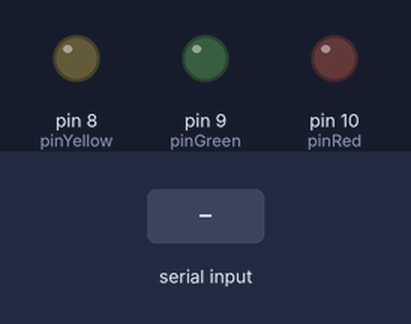
This sketch was run on a simulated Arduino Uno, built with avr-gcc and run on an emulated ATmega328P. Parts: output pins drawn as LEDs (lit = HIGH). The inputs (shaded band) are chosen by the test bench. What the sketch prints to the serial monitor is not drawn.

Above: at 1.2 s.
1.3 s: "l" received over Serial
At 2.7 s:
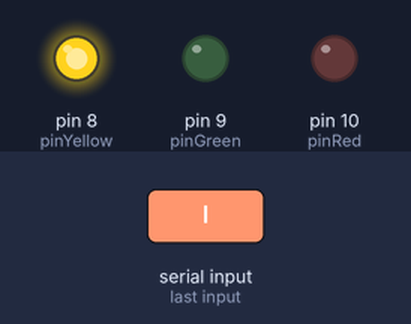
7.3 s: "m" received over Serial
At 9.6 s:
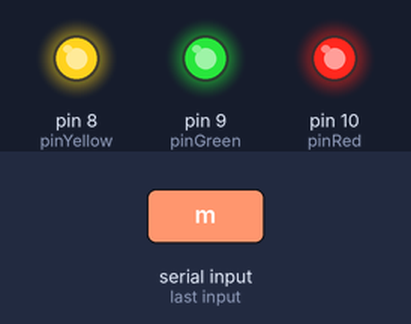
10.3 s: "d" received over Serial
At 11.0 s:
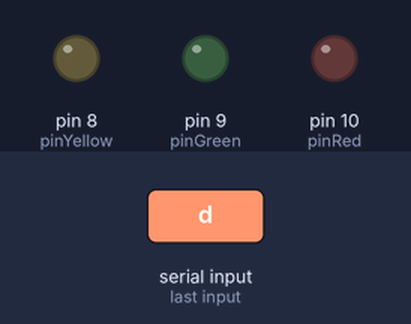
Timing chart, 0 to 13.3 s (numbered marks = the images above; inputs shaded):
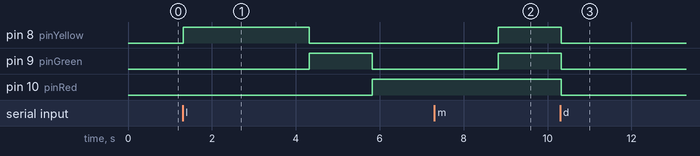

The sketch:

if_else.ino
```cpp
int pinRed = 10;
int pinGreen = 9;
int pinYellow = 8;

void setup() {
  // put your setup code here, to run once:
  Serial.begin(9600);
  pinMode(pinYellow, OUTPUT);
  pinMode(pinGreen, OUTPUT);
  pinMode(pinRed, OUTPUT);
}

void loop() {
  // put your main code here, to run repeatedly:
  char info = Serial.read();

  Serial.print("I received:");
  Serial.println(info);
  Serial.write(info);

  if (info == 'l') {
    digitalWrite(pinYellow, HIGH);
    digitalWrite(pinGreen, LOW);
    digitalWrite(pinRed, LOW);
    delay(3000);
    digitalWrite(pinYellow, LOW);
    digitalWrite(pinGreen, HIGH);
    digitalWrite(pinRed, LOW);
    delay(1500);
    digitalWrite(pinYellow, LOW);
    digitalWrite(pinGreen, LOW);
    digitalWrite(pinRed, HIGH);
    delay(3000);
  } else if (info == 'm') {
    digitalWrite(pinYellow, HIGH);
    digitalWrite(pinGreen, HIGH);
    digitalWrite(pinRed, HIGH);
  } else if (info == 'd') {
    digitalWrite(pinYellow, LOW);
    digitalWrite(pinGreen, LOW);
    digitalWrite(pinRed, LOW);
  };

  if (true) {

  } else {

  };
}
```

Measured:
- after the input at 1.3 s, pin 8 (pinYellow): LOW → HIGH at once, → LOW 3.0 s later; pin 9 (pinGreen): LOW → HIGH after 3.0 s, → LOW 1.5 s later; pin 10 (pinRed): LOW → HIGH after 4.5 s
- after the input at 7.3 s, pin 8 (pinYellow), pin 9 (pinGreen): LOW → HIGH after 1.5 s
- after the input at 10.3 s, pin 8 (pinYellow), pin 9 (pinGreen), pin 10 (pinRed): HIGH → LOW at once
